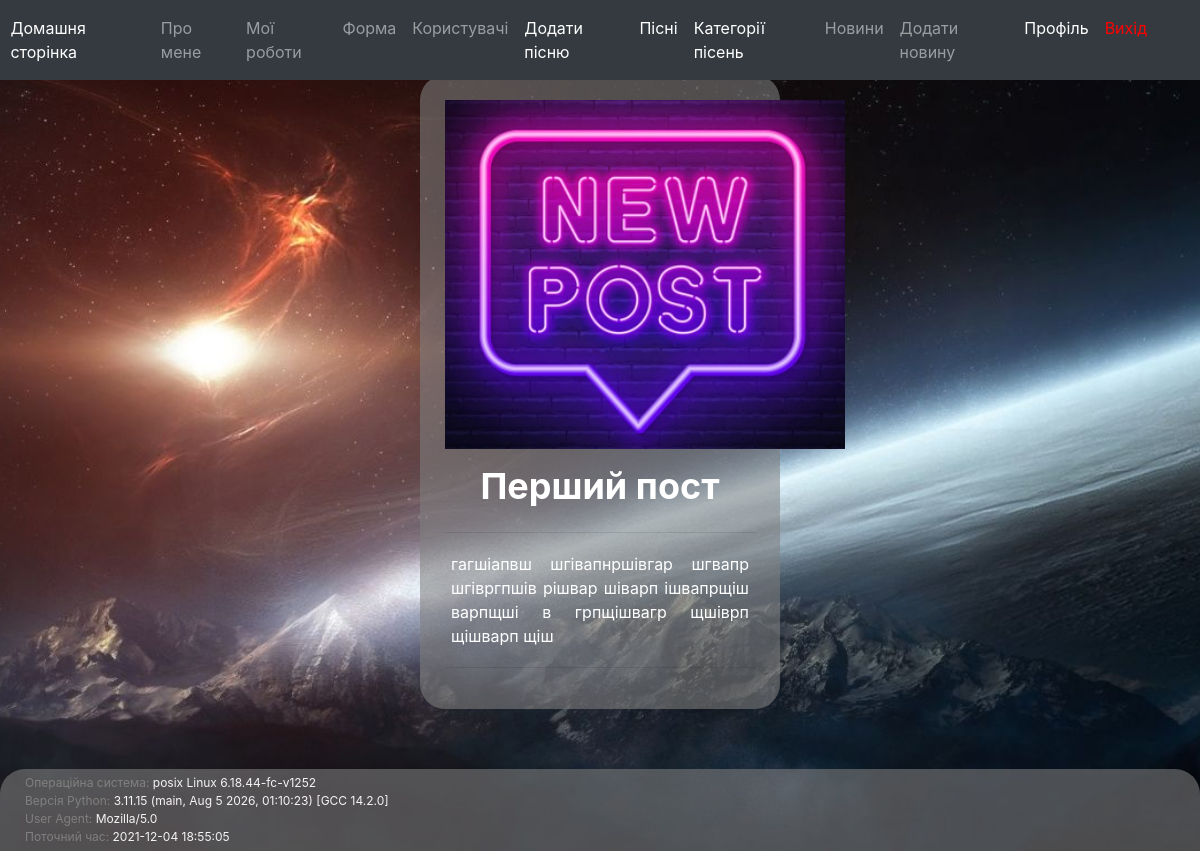
The page /post/1 (signed in) on the database its author committed.
### app/auth/models.py (models this page shows)
class Posts(db.Model):
    id = db.Column(db.Integer, primary_key=True)
    title = db.Column(db.String(50), nullable=False)
    text = db.Column(db.Text, nullable=True)
    image_file = db.Column(db.String(20), nullable=False, default='postdefault.jpg')
    created = db.Column(db.DateTime, default=db.func.now())
    type = db.Column(db.Enum(PostType))
    enabled = db.Column(db.Boolean, default=True, nullable=False)
    post_id = db.Column(db.Integer, db.ForeignKey('user.id'), nullable=False)

### app/posts/views.py (the view)
@post_blueprint.route('/<pk>', methods=['GET', 'POST'])
def view_detail(pk):
    get_post = Posts.query.get_or_404(pk)
    return render_template('detail_post.html', pk=get_post, data=getFooterData())

### app/auth/models.py (called while the page is built)
@login_manager.user_loader
def user_loader(user_id):
    return User.query.get(int(user_id))

### app/posts/getFunction.py (called while the page is built)
def getFooterData():
    OS_info = os.name + " " + platform.system() + " " + platform.release()
    current_datetime = datetime.now()
    userAgent = request.headers.get('User-Agent')
    pythonVersion = sys.version
    return [OS_info, pythonVersion, userAgent, current_datetime]

### app/posts/templates/detail_post.html (shortened to what this page needs)
{% from "_render_field.html" import render_field %}
{% extends "baseTemplate.html" %}
{%block content %}
    <div id="detail-post">
        <div class="item-post">
            <img src="/static/posts_pics/{{ pk.image_file }}" width="400px">
            <p id="title-post">{{ pk.title }}</p>
            <hr>
            <p id="content-post">{{ pk.text }}</p>
            <hr>
        </div>
    </div>
{% endblock %}

### app/static/css/main.css (style rules this page uses)
body { height: 100%; background: url('../images/fon2.jpg') no-repeat fixed center center; -webkit-background-size: cover; -moz-background-size: cover; -o-background-size: cover; background-size: cover; }
#detail-post { text-align: center; margin: 5% auto; padding: 25px; width: 30%; min-height: 100px; background-color: rgba(128, 128, 128, 0.57); border-radius: 25px; color: whitesmoke; }
#title-post { min-width: 75px; font-size: 36px; color: #ffffff; font-weight: bold; padding: 3px; margin: 7px 3px; }
#content-post { font-size: 16px; text-align: justify; color: #ffffff; padding: 3px; margin: 7px 3px; }

### rows shown on the page
Posts: image_file (placeholder picture), title "Перший пост", text "гагшіапвш шгівапнршівгар шгвапр шгівргпшів рішвар шіварп ішвапрщіш варпщші в грпщішвагр щшіврп щішварп щіш"

### other values the page prints
{{ data[0] }} "posix Linux 6.18.44-fc-v1252"
{{ data[1] }} "3.11.15 (main, Aug 5 2026, 01:10:23) [GCC 14.2.0]"
{{ data[2] }} "Mozilla/5.0"
{{ data[3] }} "2021-12-04 18:55:05"
